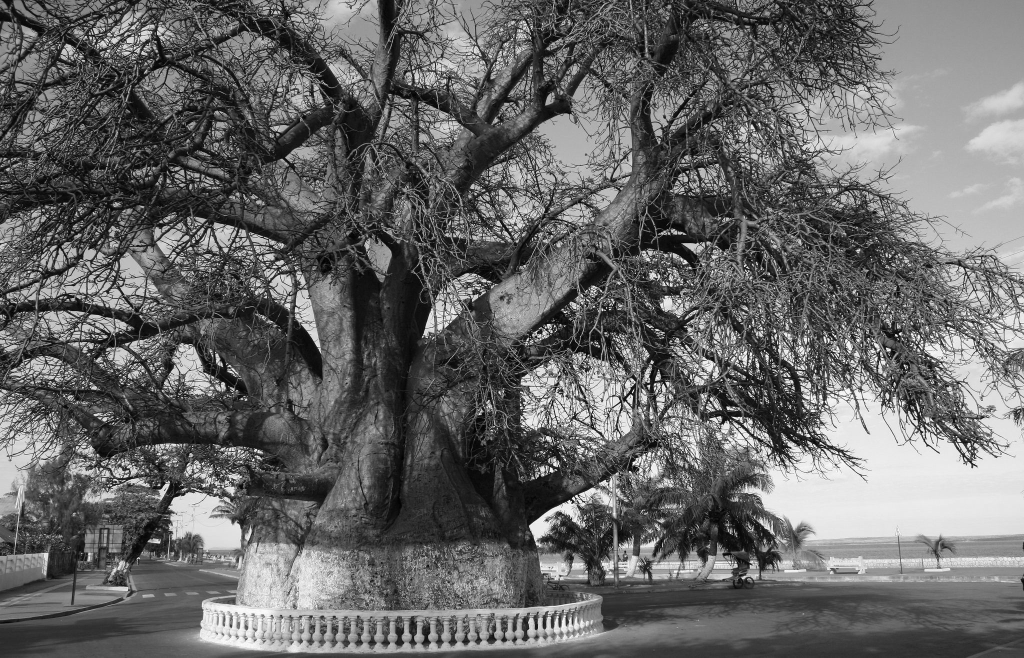
#> input picture assets/img/baobab-1.jpg, 2048 x 1315 px (shown at 1/2 size); the run also reads 1 picture not shown here
$ python img_steg.py
#> lines starting #> are read from the running program, lines starting #| are printed output that depends on the picture
### steganographie/__init__.py
from typing import List, Tuple
import numpy as np
import cv2
import struct


# [34 lines left out: function read_wav_header, not called in this run]


def read_gray_image_file(filepath: str) -> Tuple[np.ndarray, dict]:
    """
        Lit une image en niveaux de gris et retourne l'image sous forme de matrice ainsi que ses métadonnées.
    """
    img = cv2.imread(filepath, cv2.IMREAD_GRAYSCALE)
    if img is None:
        raise ValueError(f"Impossible de charger l'image: {filepath}")

    # Construction des métadonnées
    metadata = {
        'width': img.shape[1],
        'height': img.shape[0],
        'channels': 1,
        'dtype': str(img.dtype)
    }
    return img, metadata

def convert_rgb_to_grayscale(image_path: str, output_path: str = None) -> np.ndarray:
    """
    Convertit une image RGB en niveaux de gris (noir et blanc).

    Args:
        image_path (str): Chemin vers l'image RGB à convertir.
        output_path (str, optional): Chemin pour sauvegarder l'image convertie.
                                     Si None, l'image ne sera pas sauvegardée.

    Returns:
        np.ndarray: Image convertie en niveaux de gris.
    """
    # Charger l'image
    image = cv2.imread(image_path)

    if image is None:
        raise ValueError(f"Impossible de charger l'image: {image_path}")

    # Vérifie si l'image est déjà en niveaux de gris
    if len(image.shape) == 2 or image.shape[2] == 1:
        gray_image = image  # Déjà en niveaux de gris
    else:
        # Conversion en niveaux de gris
        gray_image = cv2.cvtColor(image, cv2.COLOR_BGR2GRAY)

    # Sauvegarde facultative
    if output_path:
        cv2.imwrite(output_path, gray_image)

    return gray_image


def get_lsb_bits_from_positions(img_array: np.ndarray, positions: List[Tuple[int, int]]) -> List[int]:
    """
    Extrait les bits LSB des pixels aux positions spécifiées dans une image en niveaux de gris.
    Affiche aussi la valeur binaire complète de chaque pixel.

    Args:
        img_array: Image chargée sous forme de tableau numpy 2D.
        positions: Liste de tuples (row, col) représentant les coordonnées à lire.

    Returns:
        Liste des bits LSB extraits dans l'ordre.
    """
    bits = []
    height, width = img_array.shape

    for row, col in positions:
        if row >= height or col >= width:
            raise ValueError(f"Position invalide: ({row}, {col}) - Taille image: {height}x{width}")

        pixel_value = img_array[row, col]
        binary_str = format(pixel_value, '08b')  # Représentation binaire sur 8 bits
        lsb = pixel_value & 1  # Extraction du LSB
        bits.append(lsb)

        # [5 lines of commented-out code are left out]

    return bits


def bits_to_bytes_str(bits: List[int]) -> bytes:
    """
    Transforme une liste de bits en une chaîne de caractères binaire (bytes sous forme de string).
    """
    return ''.join([f'{i}' for i in bits])


# [18 lines left out: function bits_to_bytes, not called in this run]


def steg_decode_gray_image_file(filepath: str, positions: List[Tuple[int, int]]) -> bytes:
    """
    Extrait un message caché dans une image en niveaux de gris.

    Args:
        filepath: Chemin de l'image.
        positions: Liste des coordonnées des pixels contenant les LSB à extraire.

    Returns:
        Message décodé sous forme de bytes (sous forme de chaîne binaire).
    """
    img_array, _ = read_gray_image_file(filepath)
    bits = get_lsb_bits_from_positions(img_array, positions)
    decoded_data = bits_to_bytes_str(bits)
    return decoded_data


# [58 lines left out: functions read_audio_data, steg_decode_wav, not called in this run]

### codage/file/__init__.py
# [62 lines left out: functions read_data, read_binary_file, load_huffman_data, write_huffman_dico, not called in this run]

def load_huffman_dico(filePath):
    '''
        Charge le dictionnaire de huffman depuis un fichier
        Params :
            - filePath : le chemin vers le fichier
        Returns :
            - huffDico : le dictionnaire de huffman
    '''
    huffDico = dict()
    with open(filePath,'r') as f:
        lines = f.read().strip().splitlines()
    for line in lines:
        [k,v] = line.strip().split(':')
        huffDico.__setitem__(k,v)
    return huffDico

# [36 lines left out: functions write_compressed_binary, write_huffman_data, not called in this run]

### codage/__init__.py
from .huffman.HuffmanTree import HuffmanTree
from .huffman.HuffmanForest import HuffmanForest
from typing import List, Dict, Tuple
import heapq
from collections import Counter
import re

def build_huffman_forest(m: int, S: List[str], P: List[float]) -> HuffmanForest:
    """Construit une forêt d'arbres de Huffman optimisée."""
    return HuffmanForest([HuffmanTree(S[i], P[i]) for i in range(m)])

def build_huffman_tree(Si: str, Pi: float) -> HuffmanTree:
    """Construit un arbre de Huffman simple optimisé."""
    return HuffmanTree(Si, Pi)

# [42 lines left out: function merge_trees, not called in this run]

def get_binaries(encoded: bytes) -> List[str]:
    """Conversion bytes -> binaire optimisée."""
    return [f'{byte:08b}' for byte in encoded]

def get_binaries_str(encoded: bytes) -> str:
    """Conversion bytes -> chaîne binaire optimisée."""
    return ''.join(get_binaries(encoded))

# [10 lines left out: functions render_forest, huffman_render, not called in this run]

def huffman_decode(encoded: str, dico: Dict[str, str]) -> str:
    """Décodage optimisé avec lookup direct."""
    reverse_dict = {v: k for k, v in dico.items()}
    decoded = []
    current = []

    for bit in encoded:
        current.append(bit)
        code = ''.join(current)
        if code in reverse_dict:
            decoded.append(reverse_dict[code])
            current = []

    if current:
        raise ValueError("Encodage invalide - bits restants")

    return ''.join(decoded)

def huffman_encode_word(mot: str, huffman_dict: Dict[str, str]) -> str:
    """Encodage d'un mot optimisé."""
    return ''.join(huffman_dict.get(char, '') for char in mot)

def huffman_encode(sentence: str, huffman_dict: Dict[str, str]) -> str:
    """Encodage d'une phrase optimisé."""
    return ''.join(huffman_encode_word(mot, huffman_dict) for mot in sentence)

def huffman_dico(m: int, s: List[str], c: List[str]) -> Dict[str, str]:
    """Création du dictionnaire optimisée."""
    return {s[i]: c[i] for i in range(m)}

# [15 lines left out: function huffman_base, not called in this run]

### img_steg.py
from steganographie import *
from codage import *
from codage.file import *
# Positions où les données sont cachées (doivent correspondre à l'encodage)
positions = [
    (0, 0),  # Premier byte, LSB
    (0, 1),  # Premier byte, 2e bit
    (1, 0),  # Deuxième byte, LSB
]
# [17 lines of commented-out code are left out]

img_code = steg_decode_gray_image_file("assets/img/baobab-1.jpg",positions)
#> in read_gray_image_file, img is the input picture: shape (1315, 2048); min 0, max 255, mean 103
#> the loop in get_lsb_bits_from_positions, `for row, col in positions:` made 3 passes
#> (pixel_value, binary_str, lsb) on passes 1 to 3: (103, '01100111', 1), (102, '01100110', 0), (125, '01111101', 1)
#> after the loop in get_lsb_bits_from_positions, `for row, col in positions:`: bits = [1, 0, 1]
#> in steg_decode_gray_image_file, `decoded_data = bits_to_bytes_str(bits)`: decoded_data = '101'
#> img_code = '101'
print(img_code)
#| 101

dico = load_huffman_dico("assets/dico.txt")
#> (reads assets/dico.txt from the repository)
decode = huffman_decode(img_code,dico)
#> decode = 'c'
print(f"{decode}")
#| c


gray_img = convert_rgb_to_grayscale("assets/img/baobab.jpg","assets/img/gray.jpg")
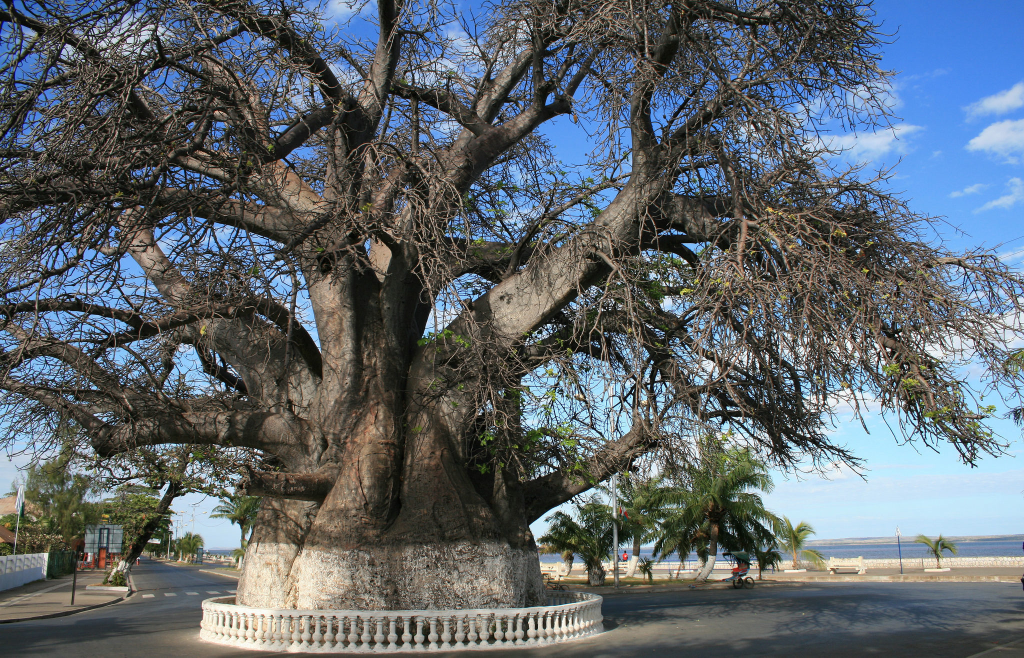
#> input picture assets/img/baobab.jpg, 2048 x 1315 px (shown at 1/2 size)
#> in convert_rgb_to_grayscale, image is the input picture: shape (1315, 2048, 3); mean B, G, R 108.7, 102.5, 94.4
#> in convert_rgb_to_grayscale, `gray_image = cv2.cvtColor(image, cv2.COLOR_BGR2GRAY)`:
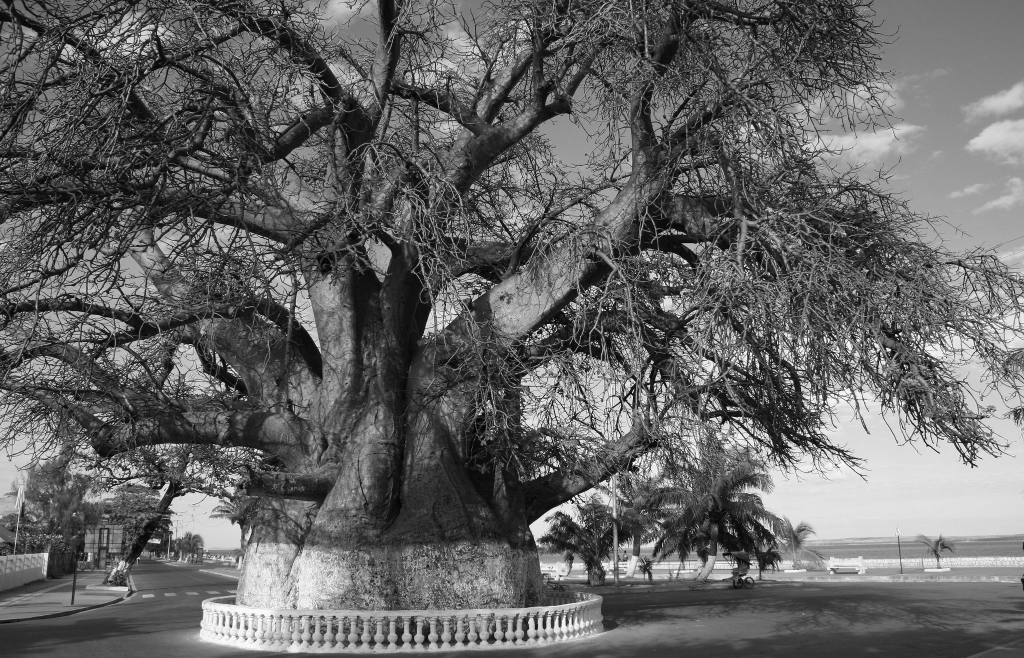
#> gray_image: shape (1315, 2048) (shown at 1/2 size); min 0, max 255, mean 100.8
img_code = steg_decode_gray_image_file("assets/img/baobab-2.jpg",positions)
#> the loop in get_lsb_bits_from_positions (call 2), `for row, col in positions:` made 3 passes
#> (pixel_value, binary_str) on passes 1 to 3: (74, '01001010'), (80, '01010000'), (92, '01011100')
#> img_code = '000'
print(img_code)
#| 000

decode = huffman_decode(img_code,dico)
#> decode = 'f'
print(f"{decode}")
#| f
